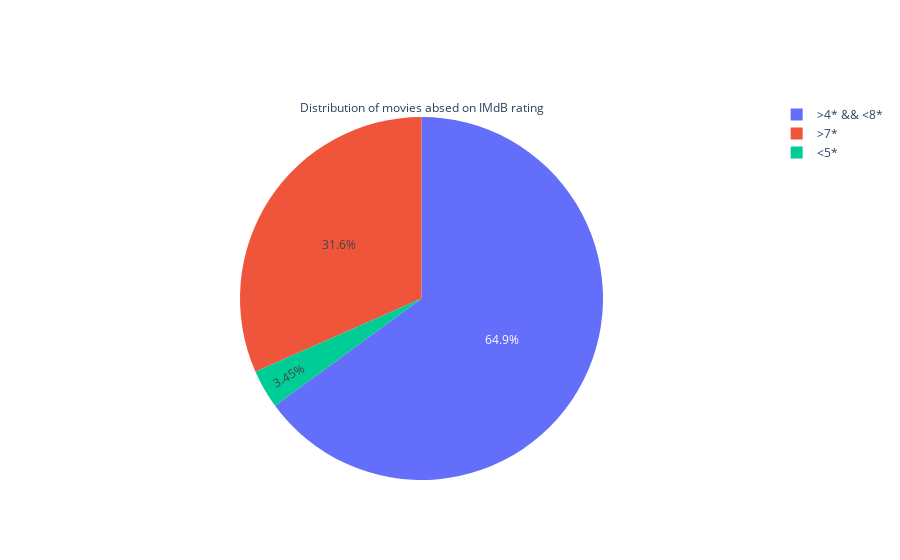

The code cell stored with this chart in its notebook:
### Code cell
colors = ['blue', 'green', 'black', 'brown', 'purple', 'red']
fig = go.Figure(data=[go.Pie(labels=["<5*", ">4* && <8*", ">7*"],
values= [l,m,g],
title="Distribution of movies absed on IMdB rating"
)])
fig

### Figure 1 — Plotly figure (JSON) as saved in the notebook; plotly's stock layout.template omitted (floating-point values rounded to 4 significant figures)
{"data": [{"labels": ["<5*", ">4* && <8*", ">7*"], "title": {"text": "Distribution of movies absed on IMdB rating"}, "type": "pie", "values": [174, 3275, 1594]}], "layout": {}}
